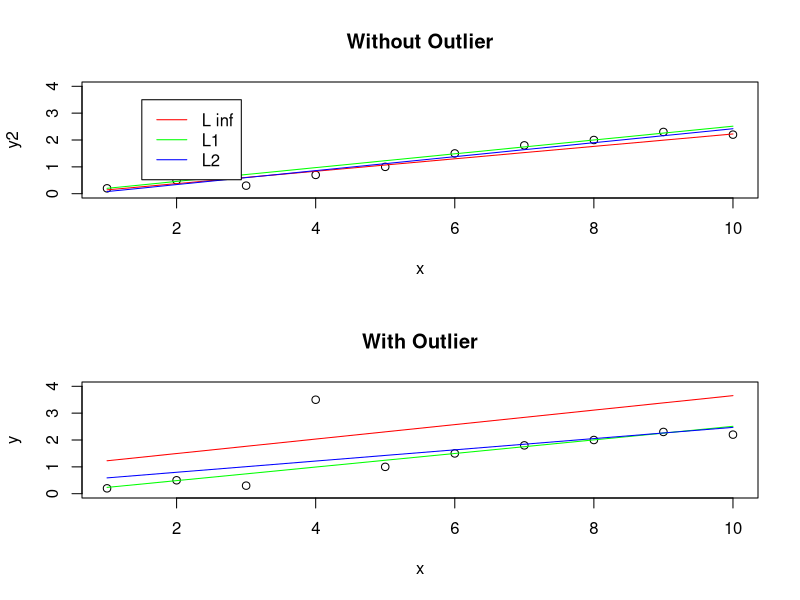

Write R code to recreate this figure.

x <- 1:10
y <- c(0.2,0.5,0.3,3.5,1,1.5,1.8,2,2.3,2.2)

# Infinity norm - max error
fit_one <- function(x_0, x, y)
{
  max(abs(x_0[1] * x + x_0[2] - y))
}

# L1 norm - sum abs error
fit_two <- function(x_0, x, y)
{
  sum(abs(x_0[1]*x + x_0[2] - y))
}

# L2 norm - sum of squares of error
fit_three <- function(x_0, x, y)
{
  sum((x_0[1]*x + x_0[2] - y)^2)
}

p_1 <- optim(c(1,1), function(par) fit_one(par, x, y), method = "BFGS")
p_2 <- optim(c(1,1), function(par) fit_two(par, x, y), method = "BFGS")
p_3 <- optim(c(1,1), function(par) fit_three(par, x, y), method = "BFGS")

# Remove outlier
y2 <- y
y2[4] <- 0.7

p_4 <- optim(c(1,1), function(par) fit_one(par, x, y2), method = "BFGS")
p_5 <- optim(c(1,1), function(par) fit_two(par, x, y2), method = "BFGS")
p_6 <- optim(c(1,1), function(par) fit_three(par, x, y2), method = "BFGS")


par(mfrow = c(2, 1))
plot(x, y2, main = "Without Outlier", ylim = c(0,4))
lines(x, p_4$par[1]*x + p_4$par[2], col = "red")
lines(x, p_5$par[1]*x + p_5$par[2], col = "green")
lines(x, p_6$par[1]*x + p_6$par[2], col = "blue")
legend(1.5, 3.5, legend = c("L inf", "L1", "L2"), col = c("red", "green", "blue"), lty = 1)

plot(x, y, main = "With Outlier", ylim = c(0,4))
lines(x, p_1$par[1]*x + p_1$par[2], col = "red")
lines(x, p_2$par[1]*x + p_2$par[2], col = "green")
lines(x, p_3$par[1]*x + p_3$par[2], col = "blue")

